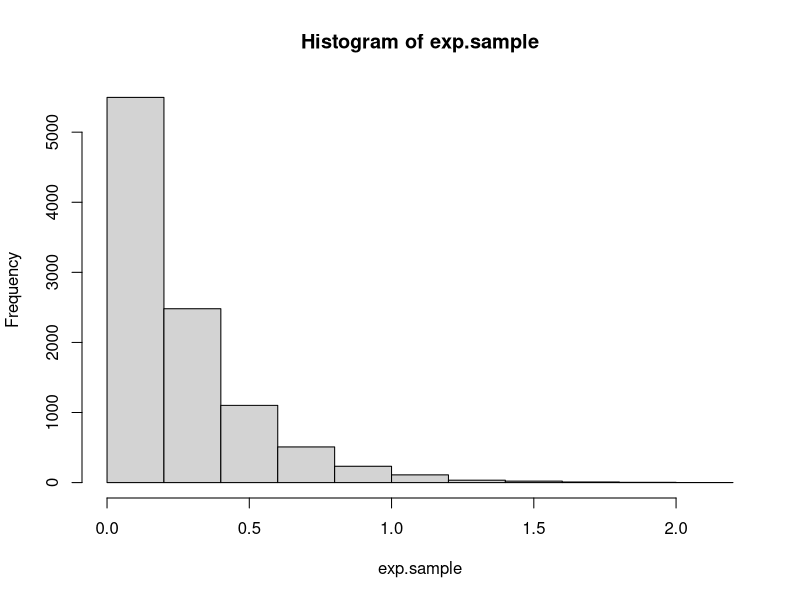
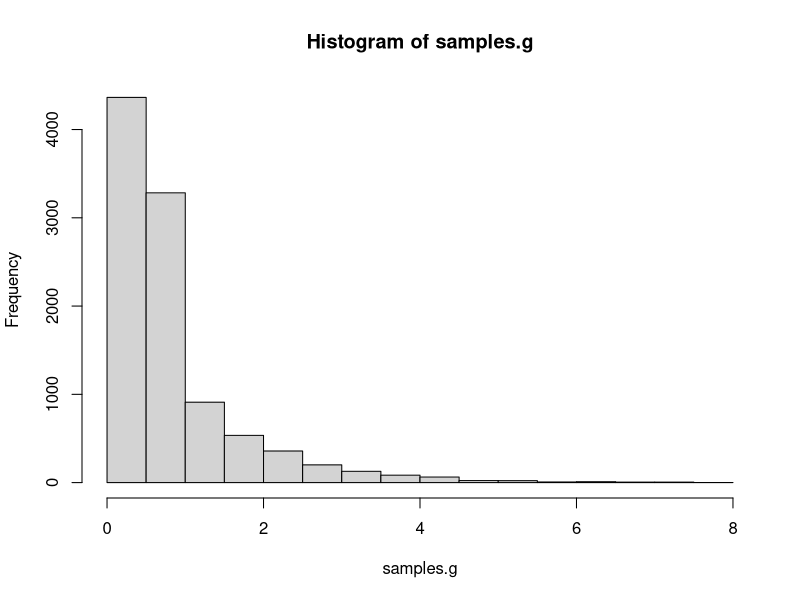
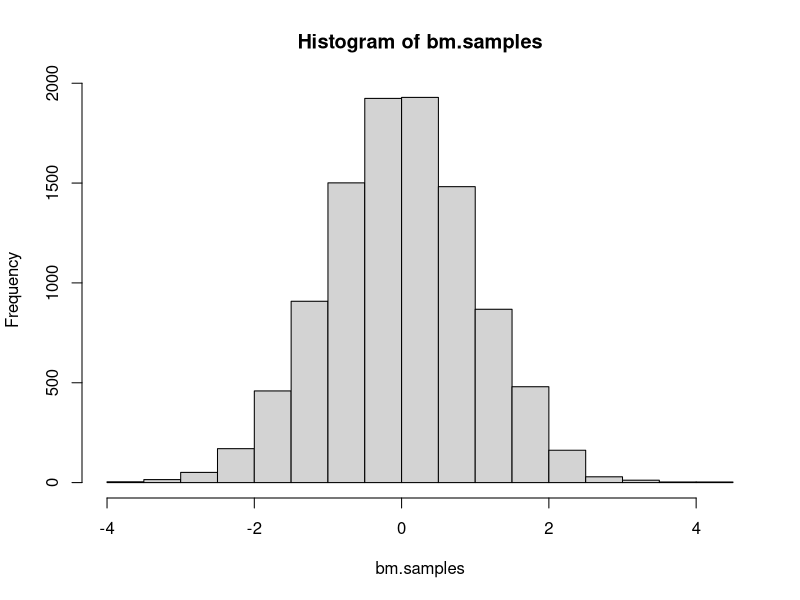
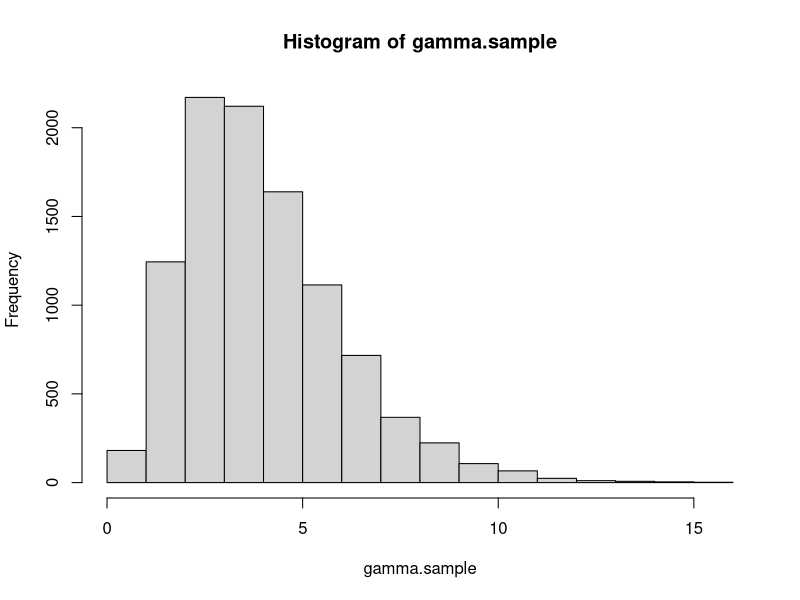
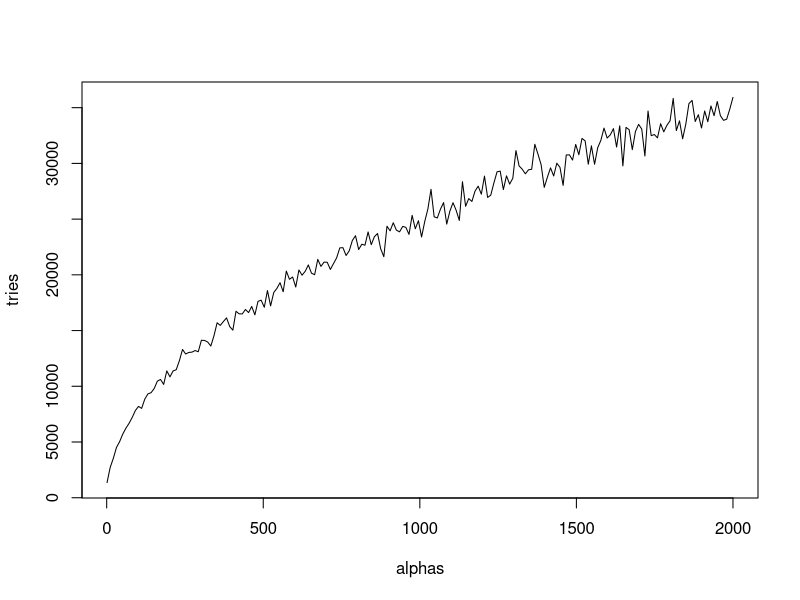
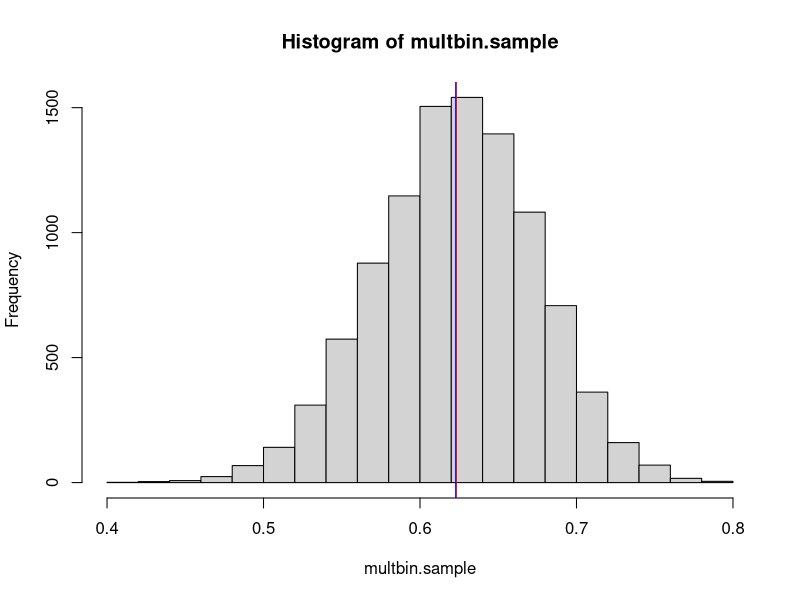

These figures' R source, in order:
## ---- chunk 1
knitr::opts_chunk$set(echo = TRUE)
## ---- chunk 2
# Function to sample n times from exponential distribution
samples_exp = function(rate, n){
  u = runif(n)          # Sample from unif(0,1) distribution
  x = - log(u) / rate   # Compute values using inverse cdf
  return(x)             # Vector of n samples
}

# Function to print mean and variance
print.mean.var = function(n, m.emp, m.th, v.emp, v.th) {
  cat('Number of samples:', n)
  cat('\n\nEmpirical mean:', m.emp)
  cat('\nTheoretical mean:', m.th)
  cat('\n\nEmpirical variance:', v.emp)
  cat('\nTheoretical variance:', v.th)
}

# Check function
rate = 4                                        # Set rate parameter
n = 10000                                       # Number of samples
exp.sample = samples_exp(rate, n)               # Sample
hist(exp.sample)                                # Histogram of sample

mean.emp.exp = mean(exp.sample)                 # Empirical mean
mean.th.exp = 1 / rate                          # Theoretical mean

var.emp.exp = var(exp.sample)                   # Empirical variance
var.th.exp = 1 / rate^2                         # Theoretical variance

print.mean.var(n, mean.emp.exp, mean.th.exp, var.emp.exp, var.th.exp)  # Print values
## ---- chunk 3
# Function to sample from g using inverse cdf
samples_g = function(alpha, n) {
  c = alpha * exp(1) / (alpha + exp(1))   # Normalizing constant
  u = runif(n)                            # Sample from unif(0,1) distribution
  vec = rep(0, n)                         # Vector to store the generated samples
  for(i in 1:length(u)){
    if(u[i]<= c/alpha) {vec[i] = (alpha * u[i] / c)^(1 / alpha)}  # Use case 1 in inverse cdf to generate sample
    else {vec[i] = -log(1/alpha + exp(-1) - u[i]/c)}              # Use case 2 in inverse cdf to generate sample
  }
  return(vec)
}

# Check function
alpha = 0.8                               # Set parameter
c = alpha * exp(1) / (alpha + exp(1))     # Normalizing constant
n = 10000                                 # Number of samples
samples.g = samples_g(alpha, n)           # Sampling from g
hist(samples.g)                           # Histogram of samples

mean.emp.g = mean(samples.g)                      # Empirical mean
mean.theo.g = c * (1/(alpha+1) + 2*exp(-1))       # Theoretical mean

var.emp.g = var(samples.g)                                  # Empirical variance
var.theo.g = c * (1/(alpha+2) + 5*exp(-1)) - mean.theo.g^2  # Theoretical variance

print.mean.var(n, mean.emp.g, mean.theo.g, var.emp.g, var.theo.g)   # Print values
## ---- chunk 4
# Function to generate n samples from N(0,1) using Box Muller
boxmuller = function(n) {
  # Sample from unif(0,1)
  u1 = runif(n)
  u2 = runif(n)
  # Polar coordinates
  r = sqrt(-2*log(u1))
  theta = 2*pi*u2
  #Cartesian coordinate(s)
  x = r*cos(theta)          # Vector of n independent samples
  #y = r*sin(theta)
  return(x)
}

# Check function
n = 10000                       # Number of samples
bm.samples = boxmuller(n)       # Sampling from N(0,1)
hist(bm.samples)                # Histogram of samples

mean_bm = mean(bm.samples)      # Empirical mean
var_bm = var(bm.samples)        # Empirical variance

print.mean.var(n, mean_bm, 0, var_bm, 1)  # Print values
## ---- chunk 5
# Function to generate a realization from d-variate normal distribution
mult_normal = function(d, mu, sigma) {
  # mu is vector of means, must have length d
  # sigma is covariance matrix, must have dimension dxd
  x = boxmuller(d)    # d N(0,1) distributed variables
  A = t(chol(sigma))  # Cholesky decomposition of covariance matrix (lower triangular)
  y = mu + A %*% x    # d-variate N(mu, sigma)
  return(y)
}


# Check function

# vector of means and covariance matrix
mu = c(1,2)         
sigma = cbind(c(1,0.5),c(0.5,1))

# Estimate mean and empirical variance
n = 10000                     # Number of realizations
mu_est = rep(0,length(mu))    
multnor.sample = matrix(NA, n, length(mu))
for(i in 1:n) {
  multnor = mult_normal(length(mu),mu,sigma)
  mu_est = mu_est + multnor
  multnor.sample[i,] = multnor
  }
mu_est = mu_est / n               # Estimated mean vector

sigma_est = var(multnor.sample)   # Estimated covariance matrix

# Printing
cat('True mean:', mu)
cat('\nEstimated mean:', mu_est)
cat('\n\nTrue covariance matrix:\n')
sigma
cat('\nEstimated covariance matrix:\n')
sigma_est
## ---- chunk 6
# Function to calculate the acceptance probability
accprob = function(x, alpha) {
  if(x<1) {return(exp(-x))}
  else if(x>=1) {return(x^(alpha-1))}
}

# Function to generate n samples from f
gamma_rejsamp = function(n, alpha) {
  vec = rep(0, n)             # Vector for storing the accepted samples
  i = 1
  while(i<=n) {
    x = samples_g(alpha, 1)   # Sample from proposal density
    u = runif(1)              # Sample from unif(0,1)
    a = accprob(x, alpha)     # Calculate acceptance probability
    if(u<=a) {                # Accept x as a sample
      vec[i] = x              # Store x
      i = i + 1
      }
  }
  return(vec)
}

# Check function
alpha = 0.5     # Set parameter
n = 10000       # Number of samples
gamma.sample = gamma_rejsamp(n, alpha)    # Generate samples

mean.emp = mean(gamma.sample)   # Empirical mean
mean.theo = alpha               # Theoretical mean

var.emp = var(gamma.sample)     # Empirical variance
var.theo = alpha                # Theoretical variance

print.mean.var(n, mean.emp, mean.theo, var.emp, var.theo)   # Printing values
## ---- chunk 7
# Function to generate n samples from ln(unif(0,ab))
inv.cdf.sampling = function(n, ln.ab) {
  u = runif(n)    # Sample from unif(0,1)
  x = ln.ab + log(u)   # Using inverse cdf
  return(x)
}

# Function to generate n samples from f
# alpha > 1
samples.f = function(n, alpha) {
  vec = rep(0,n)                        # Vector for storing the samples
  i = 1                                 # Count index in vec
  lna = (alpha-1) / 2 * (log(alpha-1) -1) # Value of ln(a)
  lnb = (alpha+1) / 2 * (log(alpha+1) -1) # Value of ln(b_+)
  tries = 0                             # Count number of tries to generate n realizations
  while(i<=n) {
    z1 = inv.cdf.sampling(1,lna)          # Sample from ln(unif(0,a))
    z2 = inv.cdf.sampling(1,lnb)          # Sample from ln(unif(b_-,b_+))
    diff = z2 - z1
    limit = ((alpha-1)*diff - exp(diff)) / 2  # Calculate upper limit for z1 in C_f
    if(z1 <= limit) {                   # Accept the sample
      vec[i] = exp(diff)                # Store ratio of uniforms
      i = i + 1
    }
    tries = tries + 1
  }
  return(c(tries,vec))                  # Return number of tries and vector of samples
}

# Check function
alpha = 4       # Set parameter
n = 10000       # Number of samples
gamma.sample = samples.f(n,alpha)[-1]   # Generate samples
hist(gamma.sample)                      # Histogram of samples

mean.emp = mean(gamma.sample)           # Empirical mean
mean.theo = alpha                       # Theoretical mean

var.emp = var(gamma.sample)             # Empirical variance
var.theo = alpha                        # Theoretical variance

print.mean.var(n, mean.emp, mean.theo, var.emp, var.theo) # Printing values

# Number of tries for different alphas
n = 1000                                # Number of samples to generate
alphas = seq(1.1,2000,length.out = 200)   # Values for alpha  
tries = rep(0,length(alphas))           # Vector to store number of tries to generate n samples for different alphas
for(i in 1:length(alphas)) {
  s = samples.f(1000,alphas[i])
  tries[i] = s[1]
}
plot(alphas, tries, type = "l")                      # Plot of alpha vs number of tries
## ---- chunk 8
# Function to generate n samples from gamma distribution
gamma = function(n, alpha, beta) {
  if(alpha<1) {return(gamma_rejsamp(n,alpha) / beta)}       # alpha<1, beta is an inverse scale parameter
  else if(alpha>1) {return(samples.f(n,alpha)[-1] / beta)}  # alpha>1, beta is an inverse scale parameter
  else {return(samples_exp(beta,n))}                        # alpha=1, exponential distribution with rate beta
}

# Test function

# Function to generate samples and print values
test.gam = function(n, alpha, beta) {
  gam.samp = gamma(n, alpha, beta)
  mean.emp = mean(gam.samp)
  mean.theo = alpha / beta
  var.emp = var(gam.samp)
  var.theo = alpha / beta^2
  cat('alpha=',alpha,'\nbeta=',beta,'\n')
  print.mean.var(n, mean.emp, mean.theo, var.emp, var.theo)
  cat('\n\n\n')
}

# Set parameters
n = 10000
alpha = c(0.5, 1, 10)
beta = 2

test.gam(n, alpha[1], beta)
test.gam(n, alpha[2], beta)
test.gam(n, alpha[3], beta)

## ---- chunk 9
#Function for generating one Diriclet distributed variable with parameter alpha:
dirichlet <- function(alphas){
  zs = rep(0,length(alphas))
  for (k in 1:length(alphas)){
    zs[k] <- gamma(1,alphas[k],1)
  }
  return(zs/sum(zs))
}

#Testing
K = 3
alphas <- runif(K,0.1,5.0)
mean.theo <- alphas/sum(alphas)
dirichlet.samples <- rep(0,K)
for (i in 1:30){dirichlet.samples = dirichlet.samples + dirichlet(alphas)}
dirichlet.samples = dirichlet.samples/30
mean.theo
dirichlet.samples

## ---- chunk 10
# Function for ln(f(x))
lnf = function(x) {
  return(125*log(2+x) + 38*log(1-x) + 34*log(x))
}

# Function for ln of the acceptance probability
ln.accprob = function(x) {
  xmax = (15 + sqrt(53809)) / 394   # x value that gives the maximum of ln(f(x))
  lnc = lnf(xmax)                   # Maximum of ln(f(x))
  return(lnf(x) - lnc)
}

multbinom = function(n) {
  vec = rep(0,n)              # Vector to store the n samples
  i = 1
  tries = 0                   # Count number of tries
  while(i<=n) {
    theta = runif(1)          # Sample theta from proposal density
    lnu = log(runif(1))       # ln of sample from unif(0,1)
    lna = ln.accprob(theta)   # ln of acceptance probability
    if(lnu<=lna) {            # Accept sample
      vec[i] = theta
      i = i + 1
    }
    tries = tries + 1
  }
  return(c(tries,vec))
}

## ---- chunk 11
multbin = multbinom(10000)
multbin.tries = multbin[1]
multbin.sample = multbin[-1]
multbin.mean.MC <- mean(multbin.sample)

#Function for integrand to get prior of y
multbin.prior <- function(x){
  return((2+x)^125*(1-x)^38*x^34)
}

#function for integrand to get expectation of theta
multbin.integrand <- function(x){
  c <- integrate(multbin.prior,0,1)                 #gives f(y)
  return((1/(c$value))*x*(2+x)^125*(1-x)^38*x^34)   #gives theta*f(theta|y)
}

multbin.mean.exact <- integrate(multbin.integrand,0,1)  #numerical integral, theta from 0 to 1
multbin.mean.exact

#Histogram of sampled values of theta
hist(multbin.sample)
abline(v = multbin.mean.MC, col="red")        #Monte Carlo integration mean
abline(v = multbin.mean.exact$value, col="blue")    #Expectation from numerical integration 
## ---- chunk 12
#Average number of attempts before getting an accepted sample
tries.per.sample = multbin.tries / length(multbin.sample)
tries.per.sample

#The theoretical value of the average number of samples needed to get acceptance:
norm.const <- integrate(multbin.prior,0,1)    #the normalizing constant, f(y)
lg.norm.const <- log(norm.const$value)        #log-scaling normalizing constant
xmax = (15 + sqrt(53809)) / 394               #x-val wchich gives maximum f(theta|y)
lg.overall.acceptance <- lnf(xmax)            #overall acceptance c, f(xmax)
lgc <- lg.overall.acceptance - lg.norm.const  #normalized c, log-scale
tries.per.sample.theo <- exp(lgc)             #taking the exponential of the log-scale c
tries.per.sample.theo

## ---- chunk 13
set.seed(50)
#Monte Carlo estimator of theta given y, with Beta(1,5) as prior of theta
multbin.beta15.IS <- sum(multbin.sample*(1-multbin.sample)^4)/sum((1-multbin.sample)^4)
multbin.beta15.IS
